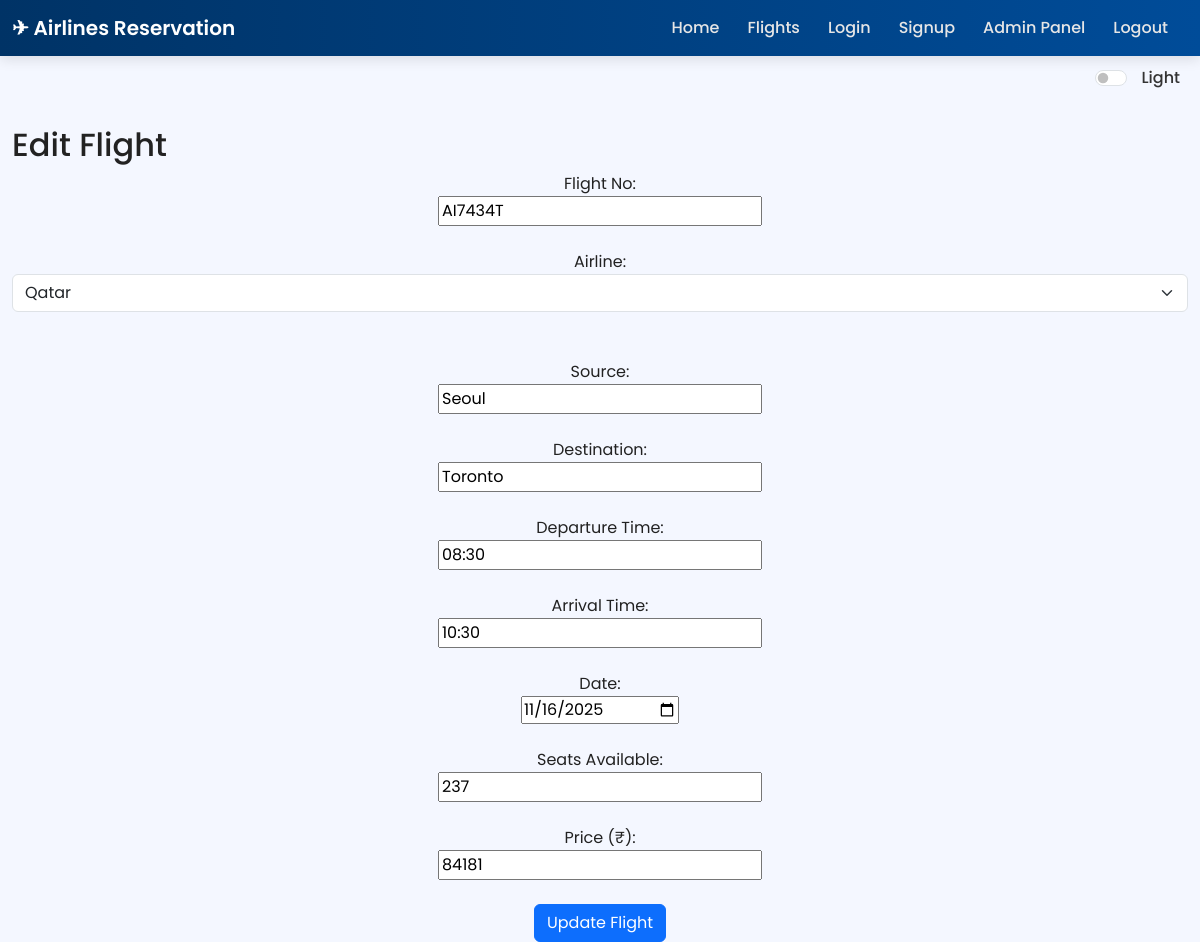
The app's page /edit_flight/35 (signed in), older data.
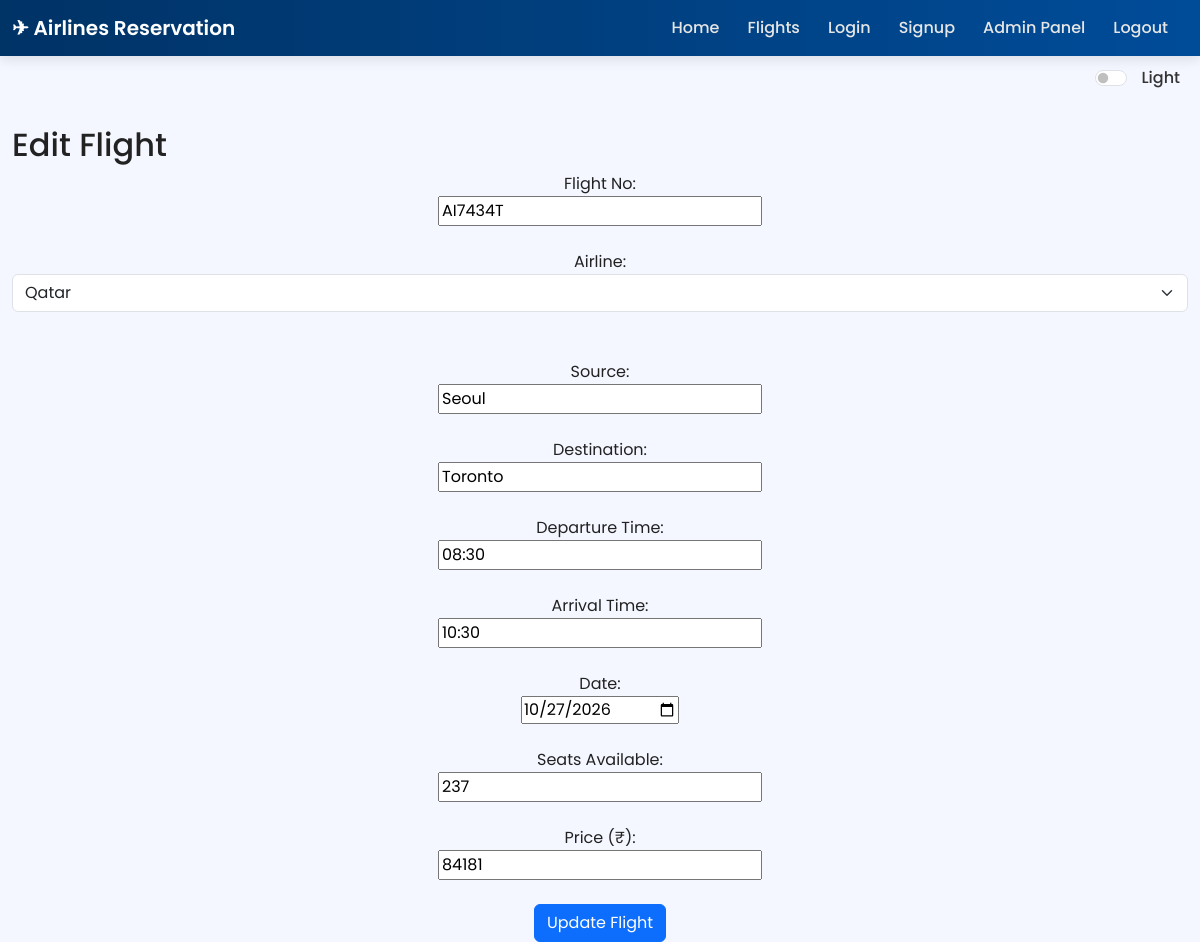
The same page, newer data.
### models.py (models this page shows)
class Flight(db.Model):
    id = db.Column(db.Integer, primary_key=True)
    flight_no = db.Column(db.String(20), unique=True, nullable=False)
    airline = db.Column(db.String(50), nullable=False)  # NEW
    source = db.Column(db.String(100), nullable=False)
    destination = db.Column(db.String(100), nullable=False)
    departure_time = db.Column(db.String(50), nullable=False)
    arrival_time = db.Column(db.String(50), nullable=False)
    seats_available = db.Column(db.Integer, nullable=False)
    date = db.Column(db.String(20), nullable=False)
    price = db.Column(db.Integer, nullable=False)  # NEW
    bookings = db.relationship("Booking", backref="flight", lazy=True)

### views.py (the view, shortened to what this page needs)
@app_views.route('/edit_flight/<int:flight_id>', methods=['GET', 'POST'])
@admin_required
def edit_flight(flight_id):
    flight = Flight.query.get_or_404(flight_id)
    return render_template('edit_flight.html', flight=flight)

### views.py (called while the page is built)
def admin_required(view):
    @wraps(view)
    def wrapper(*args, **kwargs):
        if not session.get('admin_logged_in'):
            flash("Admin login required.", "warning")
            return redirect(url_for('app_views.admin_login'))
        return view(*args, **kwargs)
    return wrapper

### templates/edit_flight.html (shortened to what this page needs)
{% extends 'base.html' %}
{% block content %}
<h2>Edit Flight</h2>
<form action="{{ url_for('app_views.edit_flight', flight_id=flight.id) }}" method="POST" style="text-align:center;">
  <label>Flight No:</label><br>
  <input type="text" name="flight_no" value="{{ flight.flight_no }}" required><br><br>
  <label>Airline:</label><br>
  <select name="airline" class="form-select">
    <option selected>{{ flight.airline }}</option>
  </select>
  <br><br>
  <label>Source:</label><br>
  <input type="text" name="source" value="{{ flight.source }}" required><br><br>
  <label>Destination:</label><br>
  <input type="text" name="destination" value="{{ flight.destination }}" required><br><br>
  <label>Departure Time:</label><br>
  <input type="text" name="departure_time" value="{{ flight.departure_time }}" required><br><br>
  <label>Arrival Time:</label><br>
  <input type="text" name="arrival_time" value="{{ flight.arrival_time }}" required><br><br>
  <label>Date:</label><br>
  <input type="date" name="date" value="{{ flight.date }}" required><br><br>
  <label>Seats Available:</label><br>
  <input type="number" name="seats_available" value="{{ flight.seats_available }}" required><br><br>
  <label>Price (₹):</label><br>
  <input type="number" name="price" value="{{ flight.price }}" min="1000" step="100" required><br><br>
  <button class="btn btn-primary" type="submit">Update Flight</button>
</form>
{% endblock %}

### templates/base.html (shortened to what this page needs)
<!DOCTYPE html>
<html lang="en">
<head>
  <link href="https://cdn.jsdelivr.net/npm/bootstrap@5.3.0/dist/css/bootstrap.min.css" rel="stylesheet">
</head>
<body>
<nav class="navbar navbar-expand-lg floating" id="mainNavbar">
  <div class="container-fluid">
    <a class="navbar-brand" href="/">✈ Airlines Reservation</a>
    <div class="collapse navbar-collapse" id="navMenu">
      <ul class="navbar-nav ms-auto">
        <li class="nav-item"><a class="nav-link" href="/">Home</a></li>
        <li class="nav-item"><a class="nav-link" href="/flights">Flights</a></li>
        {% if session.get('user_id') %}
          <li class="nav-item"><a class="nav-link" href="/my_bookings">My Bookings</a></li>
          <li class="nav-item"><a class="nav-link" href="{{ url_for('app_views.logout') }}">Logout</a></li>
        {% else %}
          <li class="nav-item"><a class="nav-link" href="{{ url_for('app_views.login_page') }}">Login</a></li>
          <li class="nav-item"><a class="nav-link" href="{{ url_for('app_views.signup_page') }}">Signup</a></li>
        {% endif %}
        {% if session.get('admin_logged_in') %}
          <li class="nav-item"><a class="nav-link" href="/admin">Admin Panel</a></li>
          <li class="nav-item"><a class="nav-link" href="/admin_logout">Logout</a></li>
        {% else %}
          <li class="nav-item"><a class="nav-link" href="/admin_login">Admin Login</a></li>
        {% endif %}
      </ul>
    </div>
  </div>
</nav>
<div class="container-fluid" style="display:flex; justify-content:flex-end; padding:10px 20px;">
  <div class="form-check form-switch">
      <input class="form-check-input" type="checkbox" id="dmCheckbox">
      <label class="form-check-label" id="dmLabel">Light</label>
  </div>
</div>
<div class="container mt-4">
  {% block content %}{% endblock %}
</div>
</body>
</html>

### templates/base.html (style rules this page uses)
body { font-family: "Poppins", sans-serif; background: #f4f7ff; color: #222; transition: background 0.4s ease, color 0.4s ease; }
.container { max-width: 1200px; }
.navbar { background: linear-gradient(90deg, #003366, #004c99); box-shadow: 0 4px 12px rgba(0,0,0,0.1); backdrop-filter: blur(10px); transition: background 0.4s ease, box-shadow 0.4s ease; }
.navbar-brand { font-size: 20px; font-weight: 600; color: #fff !important; }
.nav-link { color: #e6e6e6 !important; margin-right: 12px; font-weight: 500; transition: color 0.2s ease; }
.navbar.floating { position: sticky; top: 0; z-index: 1000; }
#dmLabel { margin-left: 6px; font-weight: 500; color: #333; transition: color 0.3s ease; }
* { transition: background 0.35s ease, color 0.35s ease, border-color 0.35s ease; }

Row changes from the older to the newer data that the page shows:
changed Flight "AI7434T": date "11/16/2025" → "10/27/2026"
